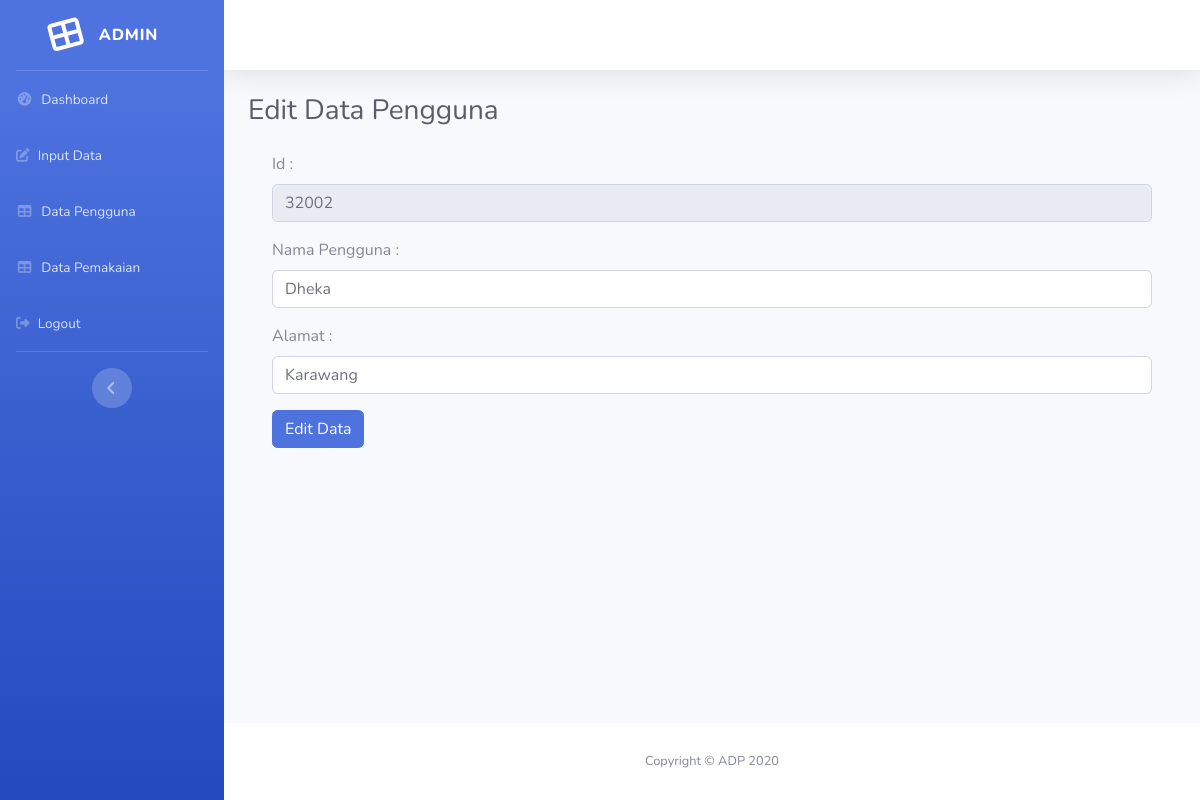
/ProjekTA20/edit.php?id=32002, run on the app's committed database.
### tables this page shows
CREATE TABLE `data_pengguna` (
  `no` int(255) NOT NULL,
  `id` varchar(255) NOT NULL,
  `nama_pengguna` varchar(255) NOT NULL,
  `alamat` varchar(255) NOT NULL
);

### ProjekTA20/edit.php (the view, shortened to what this page needs)
<?php
include 'koneksi.php';
$id = $_GET['id'];
$query = "SELECT * FROM data_pengguna WHERE id = $id";
$data = mysqli_query($koneksi, $query);
?>
<!DOCTYPE html>
<html lang="en">
<head>
  <link href="vendor/fontawesome-free/css/all.min.css" rel="stylesheet" type="text/css">
  <link href="css/sb-admin-2.min.css" rel="stylesheet">
</head>
<body id="page-top">
  <div id="wrapper">
    <ul class="navbar-nav bg-gradient-primary sidebar sidebar-dark accordion" id="accordionSidebar">
      <a class="sidebar-brand d-flex align-items-center justify-content-center" href="home.php">
        <div class="sidebar-brand-icon rotate-n-15">
          <i class="fas fa-th-large"></i>
        </div>
        <div class="sidebar-brand-text mx-3">ADMIN<sup></sup></div>
      </a>
      <hr class="sidebar-divider my-0">
      <li class="nav-item">
        <a class="nav-link" href="home.php">
          <i class="fas fa-fw fa-tachometer-alt"></i>
          <span>Dashboard</span></a>
      </li>
      <li class="nav-item">
        <a class="nav-link" href="input_data.php">
          <i class="fas fa-edit"></i>
          <span>Input Data</span></a>
      </li>
      <li class="nav-item">
        <a class="nav-link" href="tabel_pengguna.php">
          <i class="fas fa-fw fa-table"></i>
          <span>Data Pengguna</span></a>
      </li>
      <li class="nav-item">
        <a class="nav-link" href="tabel_pemakaian.php">
          <i class="fas fa-fw fa-table"></i>
          <span>Data Pemakaian</span></a>
      </li>
      <li class="nav-item">
        <a class="nav-link" href="logout.php">
          <i class="fas fa-sign-out-alt"></i>
          <span>Logout</span></a>
      </li>
      <hr class="sidebar-divider d-none d-md-block">
      <div class="text-center d-none d-md-inline">
        <button class="rounded-circle border-0" id="sidebarToggle"></button>
      </div>
    </ul>
    <div id="content-wrapper" class="d-flex flex-column">
      <div id="content">
        <nav class="navbar navbar-expand navbar-light bg-white topbar mb-4 static-top shadow">
        </nav>
        <div class="container-fluid">
          <h1 class="h3 mb-4 text-gray-800">Edit Data Pengguna</h1>
          <div class="container ">
         <?php while($row = mysqli_fetch_assoc($data)){ ?>
        <form action="edit.php" method="post">
        <div class="form-group">
            <label>Id :</label>
            <input type="text" name="id" readonly="" class="form-control" required="required" value="<?php echo $row['id']; ?>" placeholder="Masukan Id" >
        </div>
        <div class="form-group">
            <label>Nama Pengguna :</label>
            <input type="text" name="nama_pengguna" class="form-control"  value="<?php echo $row['nama_pengguna']; ?>" placeholder="Masukan Nama Pengguna" required="" >
        </div>
        <div class="form-group">
            <label>Alamat :</label>
            <input type="text" name="alamat" class="form-control"  value="<?php echo $row['alamat']; ?>" placeholder="Masukan Alamat" required="" />
        </div>
        <button type="submit" name="submit" class="btn btn-primary">Edit Data</button>
    </form>
 <?php
    }
    ?>
        </div>
        </div>
      </div>
      <footer class="sticky-footer bg-white">
        <div class="container my-auto">
          <div class="copyright text-center my-auto">
            <span>Copyright &copy; ADP 2020</span>
          </div>
        </div>
      </footer>
    </div>
  </div>
</body>
</html>

### data on the page
data_pengguna: id "32002", nama_pengguna "Dheka", alamat "Karawang"
